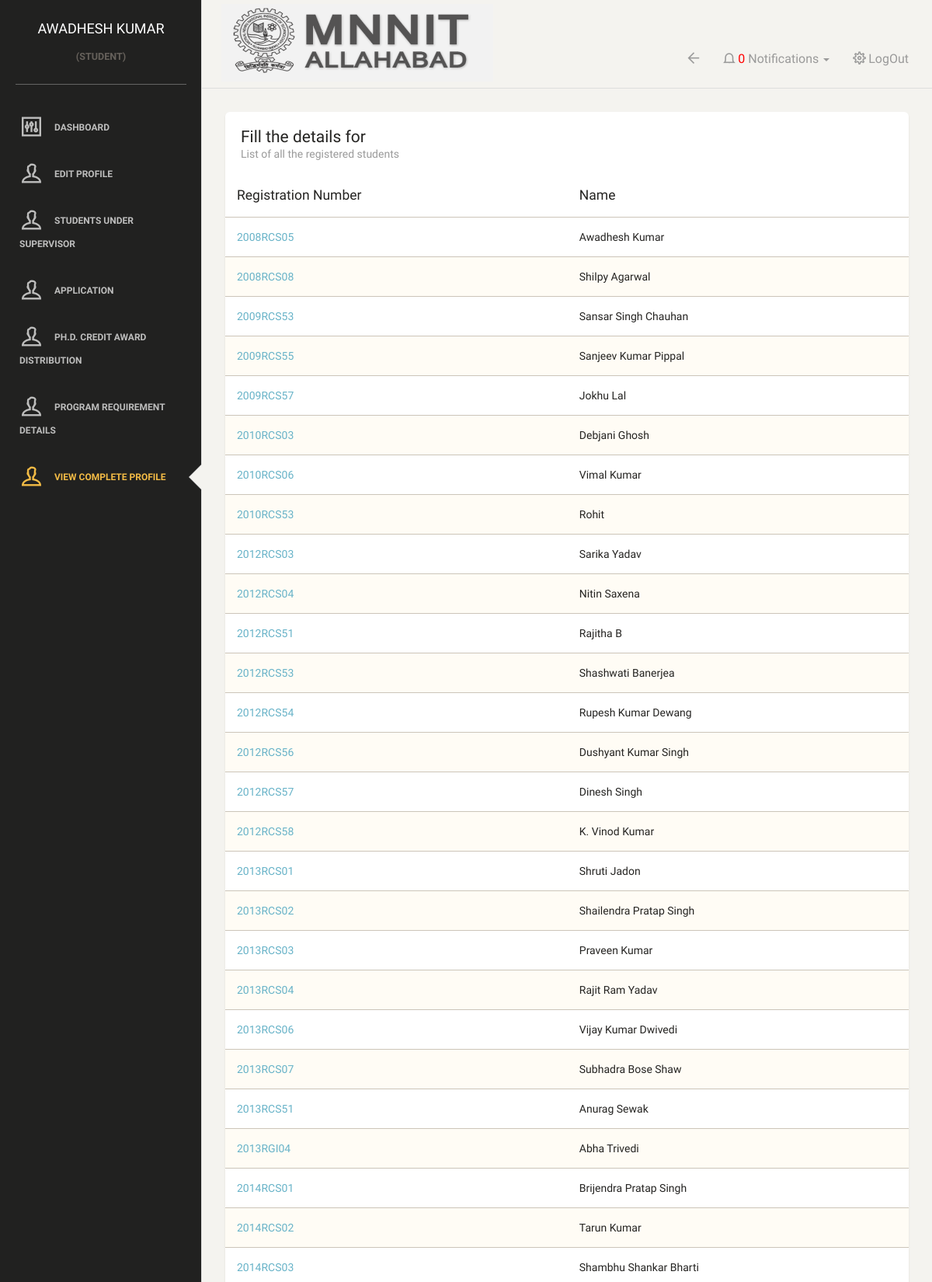
The app's page /studentListFull.php (signed in, upper part) with its own data.
### tables this page shows
CREATE TABLE `studentmaster` (
  `reg_no` varchar(10) NOT NULL,
  `password` varchar(50) NOT NULL,
  `photo_path` varchar(50) NOT NULL,
  `category` varchar(10) NOT NULL,
  `program` varchar(20) NOT NULL,
  `name` varchar(50) NOT NULL,
  `father_name` varchar(50) NOT NULL,
  `address` varchar(100) NOT NULL,
  `contact_no` decimal(15,0) NOT NULL,
  `mail_id` varchar(30) NOT NULL,
  `hostel` varchar(50) NOT NULL,
  `gender` varchar(20) NOT NULL,
  `highest_qualification` varchar(100) NOT NULL,
  `nationality` varchar(25) NOT NULL,
  `admission_category_code` varchar(10) NOT NULL,
  `stipendiary` tinyint(1) NOT NULL,
  `program_type` varchar(25) NOT NULL,
  `program_category` varchar(25) NOT NULL,
  `dept_id` int(2) NOT NULL,
  `year_of_joining` varchar(20) NOT NULL
);

### includes/preProcess.php (called while the page is built, shortened)
<?php
if(!isset($_SESSION['reg_no']))
{
    header("location: ./");
}
else
    $reg_no = $_SESSION['reg_no'];
include("connect.php");
$is_admin = 0;
if(isset($_SESSION['is_admin']) && $_SESSION['is_admin'] == 1)
{
    $is_admin = 1;
    $name = "ADMIN";
    $url =  "//{$_SERVER['HTTP_HOST']}{$_SERVER['REQUEST_URI']}";
    $user['name'] = "ADMIN";
    $escaped_url = htmlspecialchars( $url, ENT_QUOTES, 'UTF-8' );
}else if(! strcmp($_SESSION['role'], "student"))
{
    $query = "SELECT * FROM studentmaster WHERE reg_no='$reg_no'";
    $results = mysqli_query($connection, $query);
    $user = mysqli_fetch_array($results);
    if(empty($user['photo_path']))
    {
        $user['photo_path']='./images/default.jpg';
    }
}
?>

### studentListFull.php (the view, shortened to what this page needs)
<?php
    include("./includes/preProcess.php");
    $form = mysqli_real_escape_string($connection, $_GET['form']);
?>
<!doctype html>
<html lang="en">
<head>
    <link href="assets/css/bootstrap.min.css" rel="stylesheet" />
    <link href="assets/css/animate.min.css" rel="stylesheet"/>
    <link href="assets/css/paper-dashboard.css" rel="stylesheet"/>
    <link href="http://maxcdn.bootstrapcdn.com/font-awesome/latest/css/font-awesome.min.css" rel="stylesheet">
    <link href="assets/css/themify-icons.css" rel="stylesheet">
    <link href="./css/myCss.css" rel="stylesheet">
</head>
<body>
<div class="wrapper">
	<div class="sidebar" data-background-color="black" data-active-color="warning">
    	<div class="sidebar-wrapper">
            <div class="logo">
                <?php include('./includes/topleft.php') ?>
            </div>
            <?php
                include("./includes/sideNav.php");
            ?>
    	</div>
    </div>
    <div class="main-panel">
		<nav class="navbar navbar-default">
            <div class="container-fluid">
                <div class="navbar-header">
                    <?php include('./includes/logo.php'); ?>
                </div>
                <div class="collapse navbar-collapse">
                    <?php include("./includes/topright.php") ?>
                </div>
            </div>
        </nav>
        <div class="content">
            <div class="container-fluid">
                <div class="row">
                    <div class="col-md-12">
                        <div class="card">
                            <div class="header">
                                <h4 class="title">Fill the details for <?php
                                ?></h4>
                                <p class="category">List of all the registered students</p>
                            </div>
                            <div class="content table-responsive table-full-width">
                                <table class="table table-striped">
                                    <?php
                                            $query = "select * from studentmaster";
                                            $allStudents = mysqli_query($connection, $query);
                                    ?>
                                    <thead>
                                        <th>Registration Number</th>
                                    	<th>Name</th>
                                    </thead>
                                    <tbody>
                                            <?php
                                            while( $thisStudent = mysqli_fetch_array($allStudents) )
                                            {
                                        ?>
                                                <tr>
                                                    <td>
                                                        <a href="./fillReport<?php echo $form ?>.php?student_reg_no=<?php echo $thisStudent['reg_no'] ?>">
                                                        <?php echo $thisStudent['reg_no'] ?>
                                                        </a>
                                                    </td>
                                                    <td>
                                                        <?php echo $thisStudent['name'] ?>
                                                    </td>
                                                </tr>
                                        <?php
                                            }
                                        ?>
                                    </tbody>
                                </table>
                            </div>
                        </div>
                    </div>
                </div>
            </div>
        </div>
    </div>
</div>
</body>
</html>

### includes/topleft.php
<a href="./dashboard.php" class="simple-text">
                <?php echo $user['name'] ?>
            </a>
            <?php if ($is_admin == 1)
            {
            ?>
            <center><h6>(admin)</h6></center>
            <?php
             } else {
             ?>
             <center><h6>(<?php echo $_SESSION['role']; ?>)</h6></center>
             <?php
             }
             ?>

### records on screen
studentmaster: name "AWADHESH KUMAR", reg_no "2008RCS05", name "Awadhesh Kumar"
studentmaster: reg_no "2008RCS08", name "Shilpy Agarwal"
studentmaster: reg_no "2009RCS53", name "Sansar Singh Chauhan"
studentmaster: reg_no "2009RCS55", name "Sanjeev Kumar Pippal"
studentmaster: reg_no "2009RCS57", name "Jokhu Lal"
studentmaster: reg_no "2010RCS03", name "Debjani Ghosh"
studentmaster: reg_no "2010RCS06", name "Vimal Kumar"
studentmaster: reg_no "2010RCS53", name "Rohit"
studentmaster: reg_no "2012RCS03", name "Sarika Yadav"
studentmaster: reg_no "2012RCS04", name "Nitin Saxena"
studentmaster: reg_no "2012RCS51", name "Rajitha B"
studentmaster: reg_no "2012RCS53", name "Shashwati Banerjea"
studentmaster: reg_no "2012RCS54", name "Rupesh Kumar Dewang"
studentmaster: reg_no "2012RCS56", name "Dushyant Kumar Singh"
studentmaster: reg_no "2012RCS57", name "Dinesh Singh"
studentmaster: reg_no "2012RCS58", name "K. Vinod Kumar"
studentmaster: reg_no "2013RCS01", name "Shruti Jadon"
studentmaster: reg_no "2013RCS02", name "Shailendra Pratap Singh"
studentmaster: reg_no "2013RCS03", name "Praveen Kumar"
studentmaster: reg_no "2013RCS04", name "Rajit Ram Yadav"
studentmaster: reg_no "2013RCS06", name "Vijay Kumar Dwivedi"
studentmaster: reg_no "2013RCS07", name "Subhadra Bose Shaw"
studentmaster: reg_no "2013RCS51", name "Anurag Sewak"
studentmaster: reg_no "2013RGI04", name "Abha Trivedi"
studentmaster: reg_no "2014RCS01", name "Brijendra Pratap Singh"
studentmaster: reg_no "2014RCS02", name "Tarun Kumar"
studentmaster: reg_no "2014RCS03", name "Shambhu Shankar Bharti"

### other values on screen
$_SESSION['role'] "STUDENT"
$countNotifications "0"
